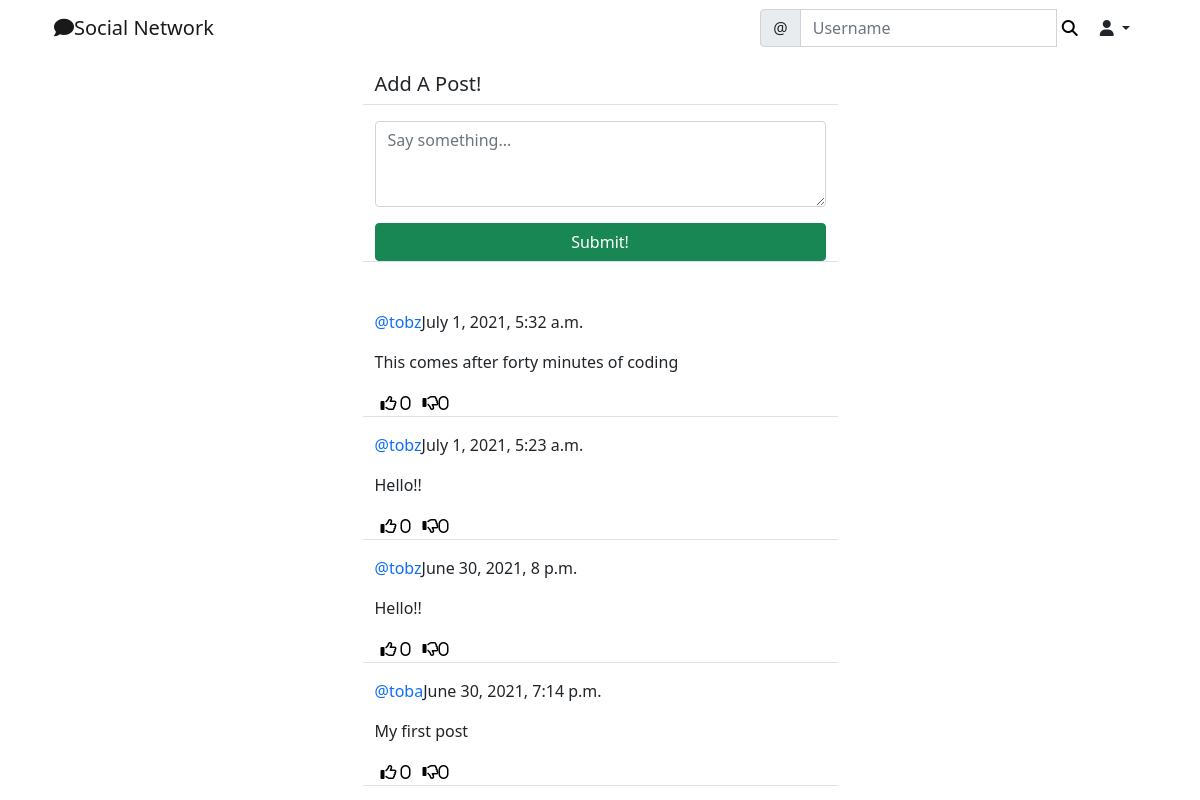
Before: /social/ (signed in) with the older database file.
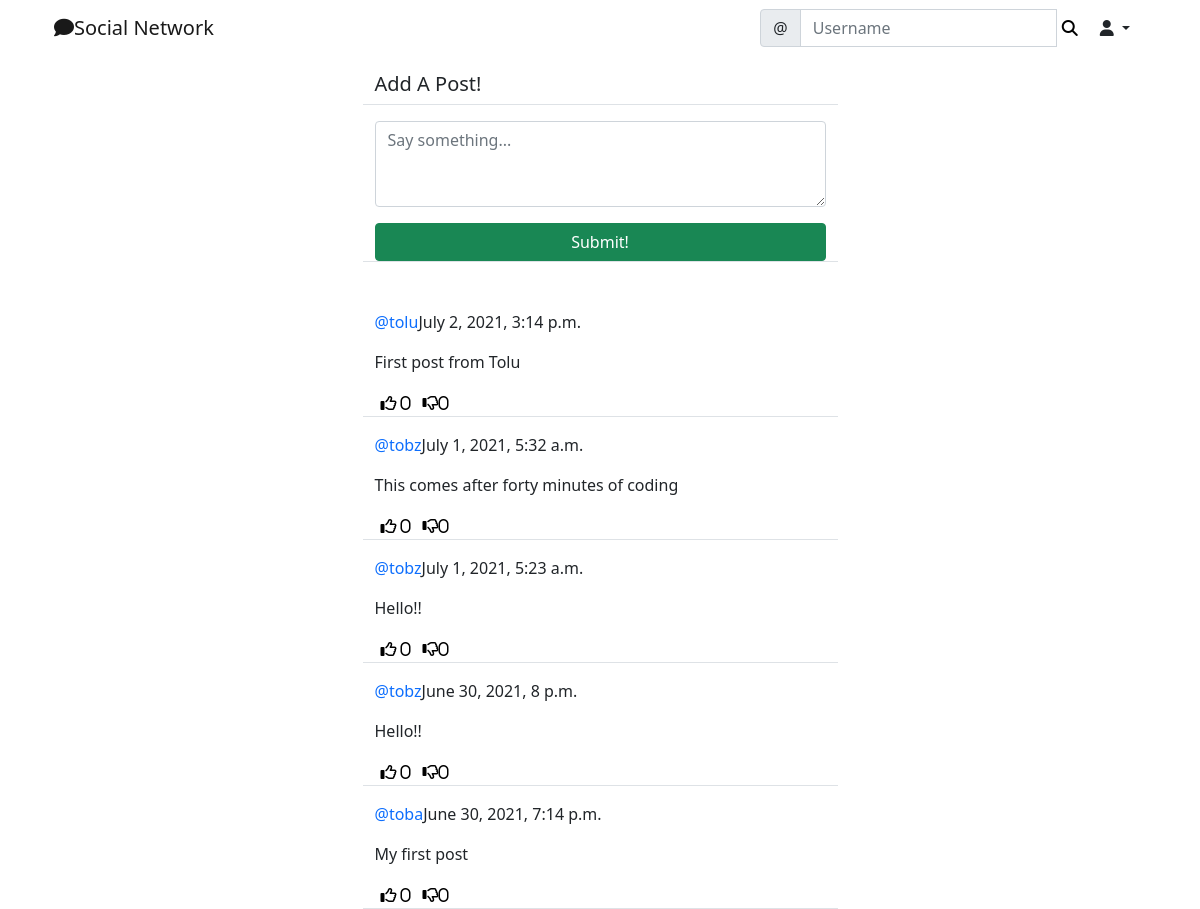
After: the same page with the newer database file.
### social/models.py (models this page shows)
class Post(models.Model):
    body = models.TextField()
    created_on = models.DateTimeField(default=timezone.now)
    author = models.ForeignKey(User, on_delete=models.CASCADE)
    likes = models.ManyToManyField(User, blank=True, related_name='likes')
    dislikes = models.ManyToManyField(User, blank=True, related_name='dislikes')

### social/views.py (the view, shortened to what this page needs)
# urls.py: path('', PostListView.as_view(), name='post-list'),
class PostListView(LoginRequiredMixin, View):
    def get(self, request, *args, **kwargs):
        post= Post.objects.all().order_by('-created_on')
        form = PostForm()
        context= {
            'post_list': post,
            'form': form
        }
        return render(request, 'social/post_list.html', context)

### social/forms.py
class PostForm(forms.ModelForm):
    body = forms.CharField(
        label= '',
        widget= forms.Textarea(attrs={
            'rows': 3,
            'placeholder': 'Say something...'
        })
    )
    class Meta:
        model = Post
        fields = ['body']

### social/templates/social/post_list.html (shortened to what this page needs)
{% extends 'landing/base.html' %}
{% load crispy_forms_tags %}
{% block content %}
<div class="container">
    <div class="row justify-content-center mt-3">
        <div class="col-md-5 col-sm-12 border-bottom">
           <h5>Add A Post!</h5>
        </div>
    </div>
    <div class="row justify-content-center mt-3 mb-5">
        <div class="col-md-5 col-sm-12 border-bottom">
           <form action="" method="POST">
               {{ form | crispy }}
               <div class="d-grid gap-2">
                   <button class="btn btn-success mt-3">Submit!</button>
               </div>
           </form>
        </div>
    </div>
    {% for post in post_list %}
    <div class="row justify-content-center mt-3">
        <div class="col-md-5 col-sm-12 border-bottom position-relative">
            <p><a href="{% url 'profile' post.author.profile.pk %}" style="text-decoration: none;" class="text-primary">@{{ post.author }}</a>{{ post.created_on }}</p>
            <div class="position-relative">
                <p>{{ post.body }}</p>
            </div>
            <div class="d-flex flex-row">
                <form method="POST" action="{% url 'like' post.pk %}">
                    <button style="background-color: transparent; border:none; box-shadow:none;" type="submit">
                        <i class="far fa-thumbs-up"> <span> {{ post.likes.all.count }}</span></i>
                    </button>
                </form>
                <form method="POST" action="{% url 'dislike' post.pk %}">
                    <button style="background-color: transparent; border:none; box-shadow:none;" type="submit">
                        <i class="far fa-thumbs-down">{{ post.dislikes.all.count }}</i>
                    </button>
                </form>
            </div>
        </div>
    </div>
    {% endfor %}
</div>
{% endblock content %}

### landing/templates/landing/base.html (shortened to what this page needs)
<!doctype html>
<html lang="en">
  <head>
    <link href="https://cdn.jsdelivr.net/npm/bootstrap@5.0.2/dist/css/bootstrap.min.css" rel="stylesheet">
  </head>
  <body>
    {% include 'landing/navbar.html' %}
    {% block content %}
    {% endblock content %}
  </body>
</html>

### landing/templates/landing/navbar.html (shortened to what this page needs)
<div class="container">
<nav class="navbar navbar-expand-lg navbar-light">
    <div class="container-fluid">
      <a class="navbar-brand"
      {% if user.is_authenticated %}
       href="{% url 'post-list' %}"
       {% else %}
       href="{% url 'index' %}"
      {% endif %}
       ><i class=" fas fa-comment"></i>Social Network</a>
      <div class="collapse navbar-collapse" id="navbarSupportedContent">
        <form class="d-flex" action="{% url 'profile-search' %}" method="GET">
            <div class="input-group">
                <span class="input-group-text" id="basic-addon1">@</span>
                <input type="text" class="form-control" placeholder="Username" aria-label="Username" aria-describedby="basic-addon1" name="query" value="{{ request.GET.query }}">
                <button style="background-color: transparent; border:none; box-shadow:none" type="submit"> <i class="fas fa-search"></i></button>
            </div>
        </form>
        {% if user.is_authenticated %}
        <div class="nav-item dropdown">
            <a class="nav-link dropdown-toggle text-dark" data-bs-toggle="dropdown" role="button" aria-expanded="false" href="#"> <i class="fas fa-user"></i> </a>
        </div>
        {% endif %}
      </div>
    </div>
  </nav>
</div>

Changed rows visible on the page:
added Post: author "tolu", created_on "July 2, 2021, 3:14 p.m.", body "First post from Tolu", likes.all.count "0", dislikes.all.count "0"
